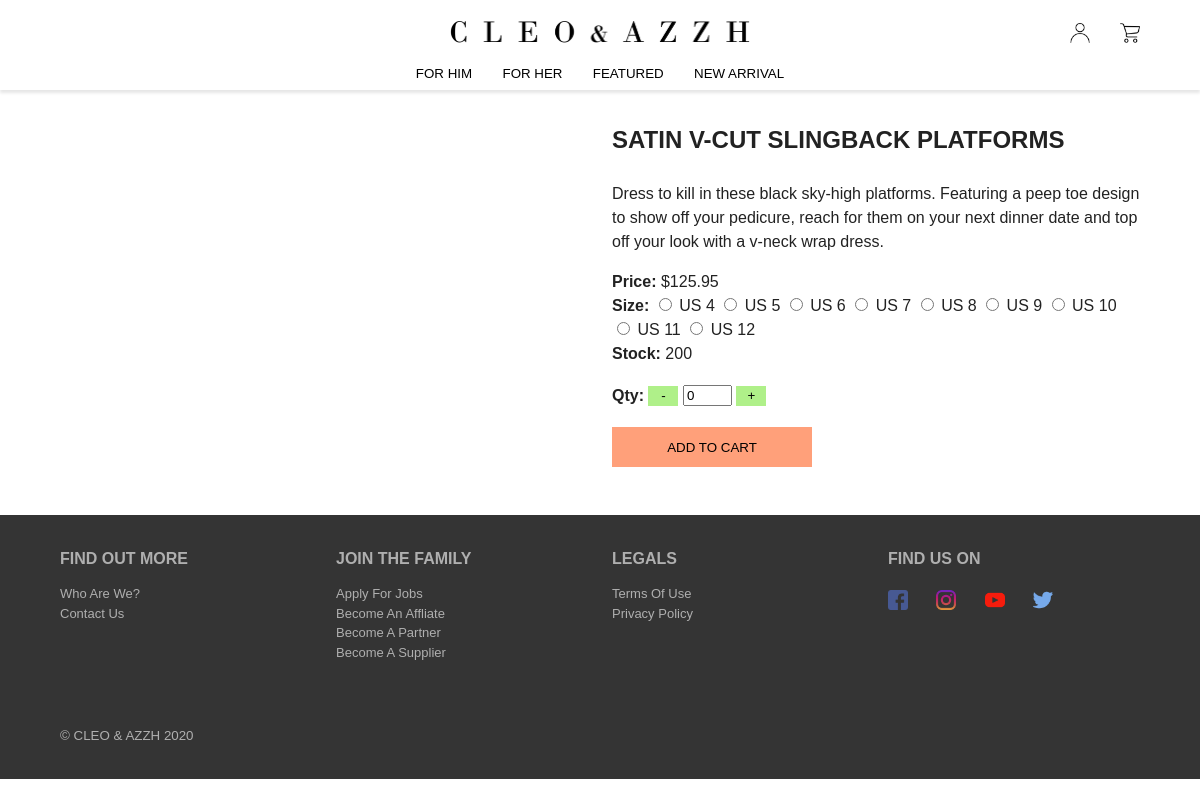
/product.php?id=23301, run on the app's committed database.
### tables this page shows
CREATE TABLE IF NOT EXISTS products
(
    product_id          INT          UNSIGNED              NOT NULL AUTO_INCREMENT,
    product_category    SMALLINT     UNSIGNED              NOT NULL               ,
    product_brand       VARCHAR(256)          DEFAULT ''   NOT NULL               ,
    product_name        VARCHAR(256)          DEFAULT ''   NOT NULL               ,
    product_description TEXT                  DEFAULT ''   NOT NULL               ,
    sizing_type         TINYINT      UNSIGNED DEFAULT 1    NOT NULL               ,
    product_price       DECIMAL(9,2) UNSIGNED DEFAULT 1000 NOT NULL               ,
    is_active           BOOLEAN               DEFAULT 0    NOT NULL               ,
    is_featured         BOOLEAN               DEFAULT 0    NOT NULL               ,
    is_new              BOOLEAN               DEFAULT 0    NOT NULL               ,

    created_at TIMESTAMP DEFAULT   '0000-00-00 00:00:00',
    updated_at TIMESTAMP ON UPDATE CURRENT_TIMESTAMP    ,

    PRIMARY KEY (product_id),
    FOREIGN KEY (product_category) REFERENCES categories(category_id),
    FOREIGN KEY (sizing_type)      REFERENCES sizing_types(sizing_type_id)
);

CREATE TABLE IF NOT EXISTS stocks
(
    product_id INT UNSIGNED           NOT NULL,
    stock_qty  INT UNSIGNED DEFAULT 0 NOT NULL,
    sold_qty   INT UNSIGNED DEFAULT 0 NOT NULL,

    created_at TIMESTAMP DEFAULT   '0000-00-00 00:00:00',
    updated_at TIMESTAMP ON UPDATE CURRENT_TIMESTAMP    ,

    PRIMARY KEY (product_id),
    FOREIGN KEY (product_id) REFERENCES products(product_id) ON DELETE CASCADE
);

### classes/Product.php (called while the page is built, shortened)
<?php
class Product
{
    public $productId;
    public function __construct($productId)
    {
        $db = new mysqli('localhost', 'f37ee', 'f37ee', 'f37ee');
        $this->productId   = $productId;
        $this->productSize = $this->getProductSizes($db);
        $this->getProductName($db);
        $this->productDescription($db);
        $this->getProductPrices($db);
        $this->getInventory($db);
    }
    private function getProductName($db)
    {
        $getProductName = 'SELECT product_name FROM products
            WHERE product_id = ' . $this->productId;
        $this->productName = $db->query($getProductName)
            ->fetch_object()
            ->product_name;
    }
    private function productDescription($db)
    {
        $productDescription = 'SELECT product_description FROM products
            WHERE product_id = ' . $this->productId;
        $this->productDescription = $db->query($productDescription)
            ->fetch_object()
            ->product_description;
    }
    private function getProductSizes($db)
    {
        $getSizingTypeId = 'SELECT sizing_type FROM products
            WHERE product_id = ' . $this->productId;
        $sizingTypeId = (int) $db->query($getSizingTypeId)
            ->fetch_object()
            ->sizing_type;
        if ($sizingTypeId !== 1) {
            $getProductSizeTable = 'SELECT sizing_type FROM sizing_types
                WHERE sizing_type_id = ' . $sizingTypeId;
            $productSizeTable = $db->query($getProductSizeTable)
                ->fetch_object()
                ->sizing_type;
            $getproductSize = 'SELECT size_value FROM ' . $productSizeTable;
            $result = $db->query($getproductSize);
            while ($productSize = $result->fetch_object()->size_value) {
                $productSizes[] = $productSize;
            }
            return $productSizes;
        } else {
            return 'N/A';
        }
    }
    private function getProductPrices($db)
    {
        $getProductPrice = 'SELECT product_price FROM products
            WHERE product_id = ' . $this->productId;
        $this->productPrice = $db->query($getProductPrice)
            ->fetch_object()
            ->product_price;
    }
    private function getInventory($db)
    {
        $getInventory = 'SELECT stock_qty FROM stocks
            WHERE product_id = ' . $this->productId;
        $this->productInventory = $db->query($getInventory)
            ->fetch_object()
            ->stock_qty;
    }
}

### models/Product.php (called while the page is built, shortened)
<?php
$productId = $_GET['id'];
$product = new Product($productId);

### layouts/product.php (the view, shortened to what this page needs)
<section class="product">
    <div class="product__grid">
        <aside class="product__gallery">
            <div class="product__img">
            </div>
        </aside>
        <div class="product__main">
            <h2 class="product__name text--uppercase"><?= $product->productName ?></h2>
            <p class="product__description"><?= $product->productDescription ?></p>
            <form action="<?= htmlentities($_SERVER['PHP_SELF']) ?>" method="get" class="form" id="form__product">
                <div class="product__price">
                    <b>Price:</b> $<?= $product->productPrice ?>
                    <br>
                </div>
                <?php if ($product->productSize !== 'N/A') { ?>
                    <div class="product__size">
                        <b>Size:</b>
                        <?php foreach ($product->productSize as $size) { ?>
                            <label>
                                <input type="radio" name="productSize" value="<?= $size ?>" required>
                                <?= $size ?>
                            </label>
                        <?php } ?>
                        <br>
                    </div>
                <?php } ?>
                <div class="product__qty">
                    <b>Stock:</b> <?= $product->productInventory ?>
                    <br>
                </div>
                <?php if ($product->productInventory != 0) { ?>
                    <div class="product__qty">
                        <b>Qty:</b>
                        <button type="button" id="product__qty--less" class="qty__selector">-</button>
                        <input type="number" name="productOrderQty" id="product__qty-input" value="0" min="1" max="<?= $product->productInventory ?>" required>
                        <button type="button" id="product__qty--more" class="qty__selector">+</button>
                    </div>
                    <button class="cart--add" form="form__product" type="submit">Add to Cart</button>
                <?php } else { ?>
                    <h1 class="title">Sold out</h1>
                <?php } ?>
            </form>
        </div>
    </div>
</section>

### assets/css/style.css (style rules this page uses)
* { box-sizing: border-box; }
body, header, main, footer { margin: 0; padding: 0; }
body { font-family: -apple-system, BlinkMacSystemFont, "Segoe UI", Roboto, "Helvetica Neue", Arial, "Noto Sans", sans-serif; font-size: 1rem; font-weight: 400; line-height: 1.5; color: #222222; text-align: left; background-color: #fff; }
h1, h2, h3, h4, h5, h6 { margin-top: 0; margin-bottom: 0.5rem; }
body { font-family: Arial, Helvetica, sans-serif; }
p { display: block; margin-block-start: 0; margin-block-end: 0; margin-inline-start: 0px; margin-inline-end: 0px; padding-top: 1em; padding-bottom: 1em; }
input[type=number] { -moz-appearance: textfield; }
button { border-radius: 0px; width: 200px; height: 40px; margin-top: 1.5em; background-color: #ffa07a; border: 0; text-transform: uppercase; }
button.qty__selector { border-radius: 0px; width: 30px; height: 20px; background-color: #aff089; }
.text--uppercase { text-transform: uppercase !important; }
.product { padding-top: 2em; }
.product__grid { display: grid; grid-template-columns: repeat(2, 1fr); grid-gap: 24px; margin: auto; }
.product__img { max-width: 100%; width: 100%; }

### data on the page
products: product_name "SATIN V-CUT SLINGBACK PLATFORMS", product_description "Dress to kill in these black sky-high platforms. Featuring a peep toe design to show off your pedicure, reach for them on your next dinner date and top off your look with a v-neck wrap dress.", product_price "125.95"
stocks: stock_qty "200"

### other printed values
$size "US 4"
$size "US 5"
$size "US 6"
$size "US 7"
$size "US 8"
$size "US 9"
$size "US 10"
$size "US 11"
$size "US 12"
